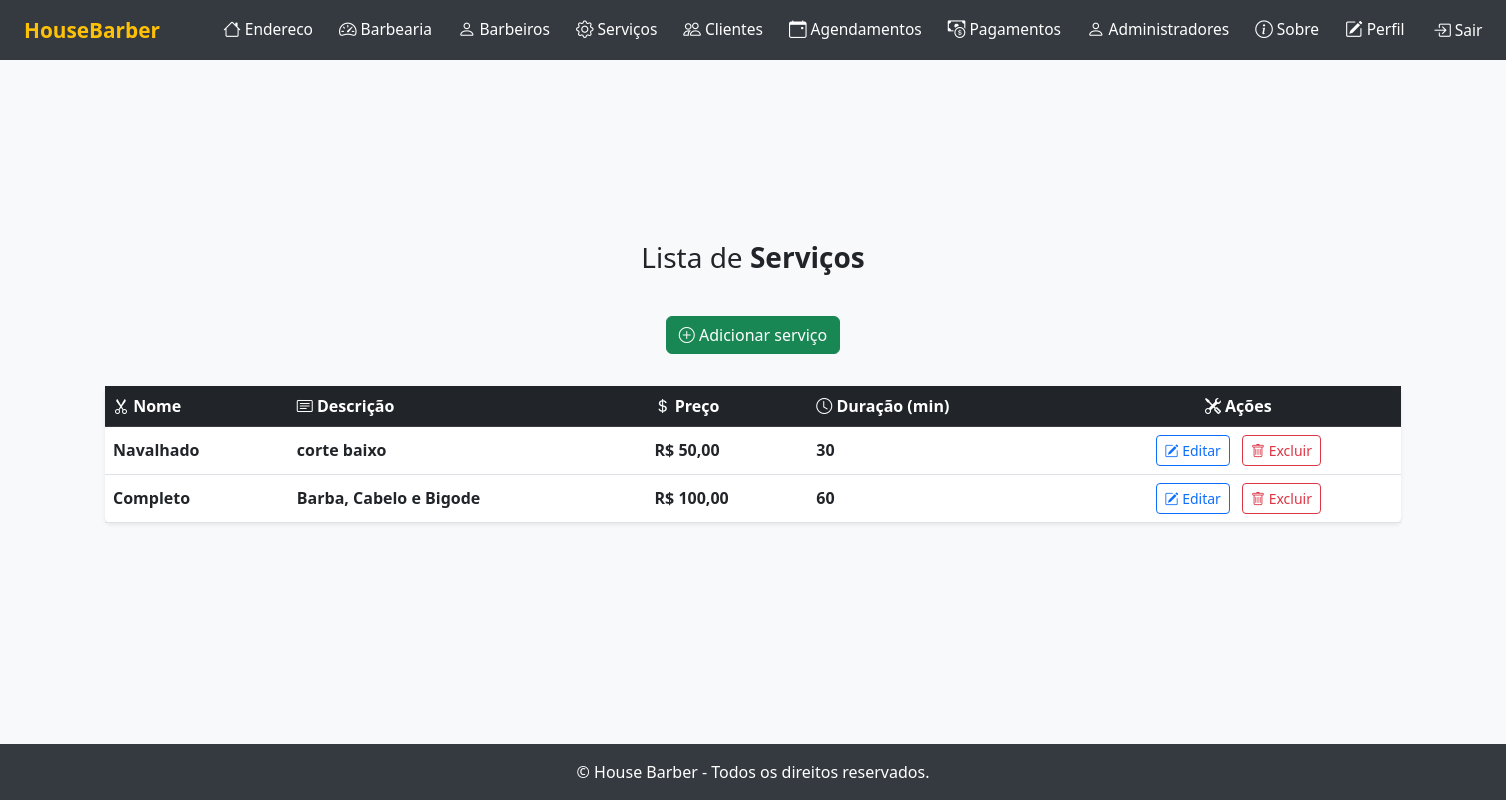
The page /listar/servicos/ (signed in) on the database its author committed.
### cadastros/models.py (models this page shows, shortened)
class Servico(models.Model):
    nome = models.CharField(max_length=255, help_text="Nome do serviço")
    descricao = models.TextField(help_text="Descrição do serviço")
    preco = models.DecimalField(max_digits=8, decimal_places=2, help_text="Preço do serviço")
    duracao_minutos = models.PositiveIntegerField(help_text="Duração do serviço em minutos")
    barbearia = models.ForeignKey(Barbearia, on_delete=models.CASCADE, related_name='servicos', help_text="Barbearia que oferece o serviço")
    usuario = models.ForeignKey(User, on_delete=models.CASCADE, related_name='servico_usuario', help_text="Usuário responsável pelo serviço")

### cadastros/views.py (the view)
# urls.py: path('listar/servicos/', ServicoListView.as_view(), name='servico-lista'),
class ServicoListView(LoginRequiredMixin, ListView):
    login_url = reverse_lazy('login')
    model = Servico
    template_name = 'listas/servico.html'
    context_object_name = 'servicos'
    def get_queryset(self):
        return Servico.objects.filter(usuario=self.request.user)

### cadastros/templates/listas/servico.html (shortened to what this page needs)
{% extends "paginas/modelo.html" %}
{% block conteudo %}
<h3>
    Lista de <b>Serviços</b>
</h3>
<div class="d-flex justify-content-center mb-3">
    <a class="btn btn-success mb-3" href="{% url 'cadastrar-servico' %}">
        <i class="bi bi-plus-circle"></i> Adicionar serviço
    </a>
</div>
<table id="table-lista" class="table table-hover align-middle shadow-sm rounded bg-white">
    <thead class="table-dark">
        <tr>
            <th scope="col"><i class="bi bi-scissors"></i> Nome</th>
            <th scope="col"><i class="bi bi-card-text"></i> Descrição</th>
            <th scope="col"><i class="bi bi-currency-dollar"></i> Preço</th>
            <th scope="col"><i class="bi bi-clock"></i> Duração (min)</th>
            <th scope="col" class="text-center"><i class="bi bi-tools"></i> Ações</th>
        </tr>
    </thead>
    <tbody>
        {% for object in object_list %}
            <tr>
                <td class="fw-semibold">{{ object.nome }}</td>
                <td class="fw-semibold">{{ object.descricao }}</td>
                <td class="fw-semibold">R$ {{ object.preco }}</td>
                <td class="fw-semibold">{{ object.duracao_minutos }}</td>
                <td class="text-center">
                    <a class="btn btn-outline-primary btn-sm me-2" href="{% url 'editar-servico' object.pk  %}">
                        <i class="bi bi-pencil-square"></i> Editar
                    </a>
                    <a class="btn btn-outline-danger btn-sm" href="{% url 'excluir-servico' object.pk  %}">
                        <i class="bi bi-trash"></i> Excluir
                    </a>
                </td>
            </tr>
        {% empty %}
            <tr>
                <td colspan="5" class="text-center text-muted py-4">
                    <i class="bi bi-exclamation-circle"></i> Nenhum registro encontrado.
                </td>
            </tr>
        {% endfor %}
    </tbody>
</table>
{% endblock %}
{% block scripts %}
<link href="https://cdn.datatables.net/v/bs5/dt-2.1.8/datatables.min.css" rel="stylesheet">
{% endblock %}

### paginas/templates/paginas/modelo.html (style rules this page uses)
body { min-height: 100vh; display: flex; flex-direction: column; background: #f8f9fa; }

### rows shown on the page
Servico: nome "Navalhado", descricao "corte baixo", preco "50,00", duracao_minutos "30"
Servico: nome "Completo", descricao "Barba, Cabelo e Bigode", preco "100,00", duracao_minutos "60"
